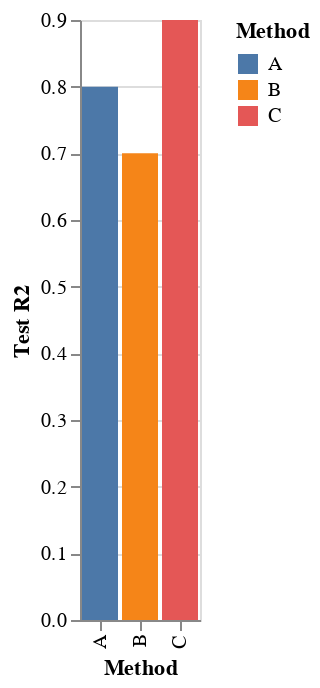

The notebook cell saved with this chart:
### Code cell
import altair as alt

# Assuming 'Method' is a categorical variable and 'Test R2' is numerical
chart = alt.Chart(df_models).mark_bar().encode(
    x='Method',
    y='Test R2',  # Use the existing 'Test R2' column
    color='Method'
)

chart

### Figure 1 — Vega-Lite specification as saved in the notebook (floating-point values rounded to 4 significant figures)
{"config": {"view": {"continuousWidth": 400, "continuousHeight": 300}}, "data": {"name": "data-58d5d8521c46d5c799b65e5c6359a41b"}, "mark": "bar", "encoding": {"color": {"field": "Method", "type": "nominal"}, "x": {"field": "Method", "type": "nominal"}, "y": {"field": "Test R2", "type": "quantitative"}}, "$schema": "https://vega.github.io/schema/vega-lite/v4.17.0.json", "datasets": {"data-58d5d8521c46d5c799b65e5c6359a41b": [{"Method": "A", "Test R2": 0.8, "Test MSE": 0.8, "Training MSE": 0.7042, "Training R2": 0.4863}, {"Method": "B", "Test R2": 0.7, "Test MSE": 0.7, "Training MSE": 0.04671, "Training R2": 0.6463}, {"Method": "C", "Test R2": 0.9, "Test MSE": 0.9, "Training MSE": 0.2198, "Training R2": 0.7382}]}}
